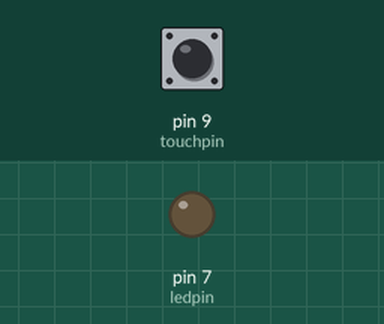
This sketch was run on a simulated Arduino Uno, built with avr-gcc and run on an emulated ATmega328P. Parts: output pins drawn as LEDs (lit = HIGH). The inputs (shaded band) are chosen by the test bench; at power-on: pin 9 (touchpin) LOW.

Above: at 1.2 s.
1.3 s: pin 9 (touchpin) pulled HIGH for 0.15 s
At 1.37 s:
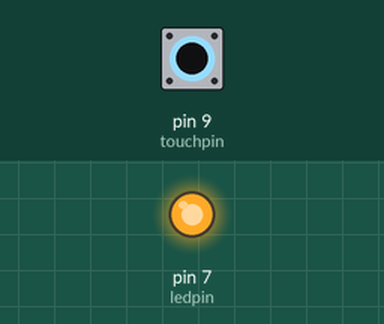
2.9 s: pin 9 (touchpin) pulled HIGH for 3.2 s
At 6.5 s:
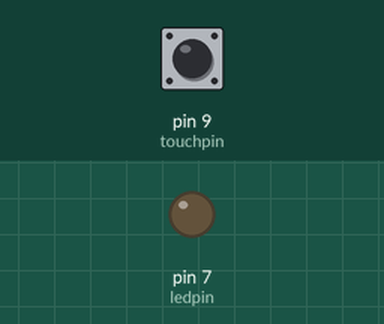
Timing chart, 0 to 8.0 s (numbered marks = the images above; inputs shaded):
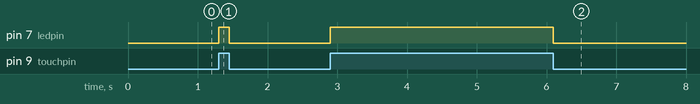

The sketch:

MetalTouch_digital.ino
```cpp
int ledpin = 7 ; // sets the LED @pin 7
int touchpin = 9; // sets the KY-036 metal touch sensor @pin 9
int value ;         // defines the numeric variables as value
void setup ()
{
  pinMode (touchpin, INPUT) ; // sets the metal touch sensor as INPUT
  pinMode (ledpin, OUTPUT) ; // sets LED as the OUTPUT
}
void loop ()
{
  value = digitalRead (touchpin) ; // reads the value of the touchpin
  if (value == HIGH)      // If the value is HIGH
  {
    digitalWrite (ledpin, HIGH);   // It will turn the LED ON, indicating that the sensor has been triggered
  }
  else        //otherwise
  {
    digitalWrite (ledpin, LOW);  // LED is turned off if sensor is not triggered
  }
}
```

Measured:
- after the input at 1.3 s, pin 7 (ledpin): LOW → HIGH at once, → LOW 0.15 s later
- after the input at 2.9 s, pin 7 (ledpin): LOW → HIGH at once, → LOW 3.2 s later
